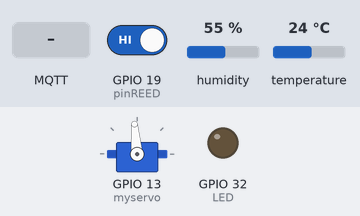
The program below on a simulated ESP32. Parts: servo, output pins drawn as LEDs (lit = HIGH). The inputs (shaded band) are chosen by the test bench; at power-on: GPIO 19 (pinREED) HIGH, humidity 55 %, temperature 24 °C. WiFi joins after 1.5 s; servers stay silent unless stated; no MQTT or app messages arrive unless stated; what the program prints to the serial monitor is not drawn.

Above: at 2.7 s.
2.8 s: MQTT message "1" arrives on the third subscribed topic
At 3.3 s:
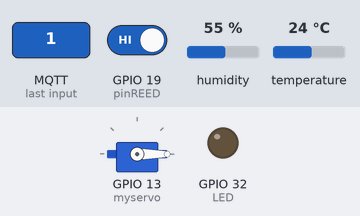
4.4 s: MQTT message "0" arrives on the third subscribed topic
At 5.8 s:
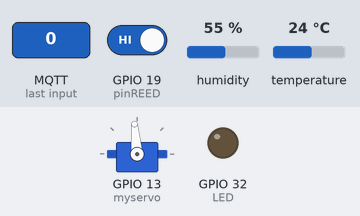
Timing chart, 0 to 7.4 s (numbered marks = the images above; inputs shaded):
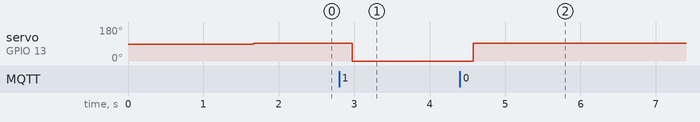

The program:

main.cpp
```cpp
//  Librairies
#include <Arduino.h>
#include <ArduinoJson.h>
#include <WiFi.h>
#include <PubSubClient.h>
#include <DHT.h>
#include <DHT_U.h>
#include <ESP32Servo.h>

//  Définition des variables
#define DHTPin 4
#define DHTTYPE DHT22 //  Type de capteur
#define BP 12
#define LED 32

//  Définition des variables en int
int pinREED = 19;
int lastCheck = 0;
int lastEtatPorte = 0;
int lastEtatForce = 0;
int porteForce;
int etatReset;
int CodeRecu;

//  Définition des variables en float
float lastTemp;
float lastHum;
float newTemp;
float newHum;

//  Définition des variables en char
char json_DHT22[256];
char json_Reed[256];
char json_EtatPorte[256];

//  Permet de se connecter au point d'accès
const char* ssid = "Ordi de Gilles";  //  SSID du réseau Wi-Fi auquel nous devons nous connecter
const char* password = "12345678";  //  Mot de passe du réseau Wi-Fi

//  Connection au serveur MQTT
const char* mqtt_server = "192.168.137.1";  //  Adresse IP du server MQTT

//  Initialisations de l'espClient.
WiFiClient espClient; //  Création de "espClient" propre au client Wi-Fi
PubSubClient client(espClient);  // Création d'un système de messagerie MQTT du client

Servo myservo;  //  Création d'un objet servo pour contrôler le servo

//  Initialisation du capteur DHT.
DHT dht(DHTPin, DHTTYPE);
//  Variables auxiliaires des minuteurs
long now = millis();
long lastMeasure = 0;
String clientId = "Hello";

//  Cette fonction permet de connecter votre ESP32 à votre routeur.
void setup_wifi() {
  delay(10);  //Délai de 10ms
  //  Nous commençons par nous connecter à notre réseau WiFi
  Serial.println();
  Serial.print("Connecting to ");
  Serial.println(ssid);
  WiFi.begin(ssid, password);
  while (WiFi.status() != WL_CONNECTED) {
    delay(500);
    Serial.print(".");
  }
  Serial.println("");
  Serial.print("WiFi connected - ESP IP address: ");
  Serial.println(WiFi.localIP());
}

/*Cette fonction est exécutée lorsqu'un appareil envoie
 *un message à un sujet auquel notre ESP32 est abonné.
 *Nous modifions la fonction ci-dessous pour ajouter une logique de programme,
 *de sorte que lorsque le dispositif envoie un message à un sujet auquel votre ESP32 est abonné.
*/

//  Fonction de Callback quand un message MQTT arrive sur un topic (subscribe).
void callback(String topic, byte* message, unsigned int length) {
  Serial.print("Message arrived on topic: ");
  Serial.print(topic);  // On affiche de quel topic il s'agit
  Serial.print(". Message: ");
  String messageTemp;

  for (int i = 0; i < length; i++) {  //  Nousn relions tous les caractères reçus sur le topic.
    Serial.print((char)message[i]);
    messageTemp += (char)message[i];  //Nous enregistrons tous les caractères que nous avons besoin (uniquement).
  }
  Serial.println();
  if(topic == "JSON_EtatCode"){ //  Nous vérifions si c'est le bon topic.
    CodeRecu = messageTemp.toInt(); //  Nous transformons un string en int.
  }
  if(topic == "JSON_resetInfractionOUT"){ //  Nous vérifions si c'est le bon topic.
    etatReset = messageTemp.toInt();  //  Nous transformons un string en int.
  }
  if (topic == "BpManuelPorte"){  //  Nous vérifions si c'est le bon topic.
    porteForce = messageTemp.toInt(); //  Nous transformons un string en int.
  }
}

/* Cette fonction reconnecte votre ESP32
* à votre courtier MQTT */
void reconnect() {
  // Boucle jusqu'à ce que nous soyons reconnectés
  while (!client.connected()) {
    Serial.print("Attempting MQTT connection...");
    //  Tentative de connexion

    if (client.connect(clientId.c_str(),"","095f3cdd2282")) {
      Serial.println("connected");  //  Nous nous abonnons à ce topic.
      client.subscribe("etatREED"); //  Nous nous abonnons à ce topic.
      client.subscribe("JSON_resetInfractionOUT");  //  Nous nous abonnons à ce topic.
      client.subscribe("JSON_EtatCode");  //  Nous nous abonnons à ce topic.
      client.subscribe("BpManuelPorte");  //  Nous nous abonnons à ce topic.
    } else {  // Si la connexion rate
      Serial.print("failed, rc=");  //  Nous affichons qu'il y a une erreur.
      Serial.print(client.state());  // Nous affichons le numéro de l'erreur.
      Serial.println(" try again in 5 seconds");   // Nous affichons que nous réessayons.
      //  Nous attendons 5 secondes avant de réessayer.
      delay(5000);
    }
  }
}

/* Cette fonction permet d'envoyer que quand nous avons un différence de 0,5°C, ce qui nous permet
d'envoyer de façon moins importante*/
int checkDHT22(){
  if((newHum < lastHum - 0.5 || newHum > lastHum + 0.5) || (newTemp < lastTemp - 0.5 || newTemp > lastTemp + 0.5)){
    lastHum = newHum;
    lastTemp = newTemp;
    return 1;
  }
  else{
    return 0;
  }
}

void setup() {
  //  Initialisation des broches utilisées
  pinMode(LED, OUTPUT);
  pinMode(BP, INPUT);

  myservo.attach(13);  // Nous attachons le servo sur la broche 13.

  dht.begin();  //  Module DHT22

  Serial.begin(115200); //Initialisation du moniteur série.
  setup_wifi();
  // Définis le serveur mqtt sur le port 1883 pour le client.
  client.setServer(mqtt_server, 1883);
  // Définis la fonction callback pour le client.
  client.setCallback(callback);
  lastHum = dht.readHumidity(); // Lis l'humidité en %.
  lastTemp = dht.readTemperature(); //Lis la température en Celsius.
}

void loop() {
  StaticJsonDocument<256> docDHT22; //  Création de nos documents JSON avec une capacité de 256 octets.
  StaticJsonDocument<256> docREED;  //  Création de nos documents JSON avec une capacité de 256 octets.
  StaticJsonDocument<256> docEtatPorte; //  Création de nos documents JSON avec une capacité de 256 octets.

  int etatReed = digitalRead(pinREED);  //Lecture du capteur Reed.

  if (!client.connected()) {  // Si le client pour le MQTT en WiFi n'est pas connecté
    reconnect();  //  Nous appellons la fonction qui demande une reconnexion
  }

  if(!client.loop())
    client.connect(clientId.c_str(),"","095f3cdd2282");
    now = millis();
    delay(100);

  /*  Nous regardons si le capteur Reed capte ou non et si c'est le cas
  alos nous envoyons sur le topic adéquat.*/
  if(etatReed == LOW && lastCheck == 0 && etatReset == 0){
    client.publish("etatREED","La porte est sécurisé"); //  Publication sur le topic "etatREED" avec comme message "La porte est sécurisé".
    docREED["etatReed"] = 1;
    serializeJson(docREED,json_Reed); //  Nous transformons nos données en format JSON.
    client.publish("JSON_REED", json_Reed);
    lastCheck = 1;
  }else if (etatReed == HIGH && CodeRecu == 0 && lastCheck == 1){
    etatReset = 1;
    client.publish("etatREED","!!! INFRACTION !!!");
    docREED["etatReed"] = 0;
    serializeJson(docREED,json_Reed); //  Nous transformons nos données en format JSON.
    client.publish("JSON_REED", json_Reed);
    lastCheck = 0 ;
  }

  if(porteForce == 1){  //  Bouton de foraçage de Blynk.
    if (lastEtatForce == 1){
      goto BYPASSporteforce;  //Si nous rentrons dans ce if alors nous le ByPassons.
    }
    myservo.write(0); //  Position du servo.
    docEtatPorte["etatPorte"] = "Porte ouverte";
    serializeJson(docEtatPorte, json_EtatPorte);
    client.publish("JSON_EtatPorte", json_EtatPorte);
    lastEtatForce = 1;
    lastEtatPorte = 0;
    CodeRecu = 0;
  }else{
    if((CodeRecu == 0 && lastEtatPorte == 0)){
      myservo.write(95);  //  Position du servo.
      docEtatPorte["etatPorte"] = "Porte fermée";
      serializeJson(docEtatPorte, json_EtatPorte);
      client.publish("JSON_EtatPorte", json_EtatPorte);
      lastEtatPorte = 1;
      lastEtatForce = 0;
    }
    else if ((CodeRecu == 1 && lastEtatPorte == 1)){
      myservo.write(0);
      docEtatPorte["etatPorte"] = "Porte ouverte";
      serializeJson(docEtatPorte, json_EtatPorte);
      client.publish("JSON_EtatPorte", json_EtatPorte);
      lastEtatPorte = 0;
      lastEtatForce = 0;
    }
  }
  BYPASSporteforce:

  //Publie les nouvelles température et humidité toutes les 3 secondes.
  if (now - lastMeasure > 3000) {
    lastMeasure = now;

  float h = dht.readHumidity(); //Lis l'humidité en %.
  float t = dht.readTemperature(); //Lis la température en Celsius.

  newHum = h;
  newTemp = t;

  //Vérifie si une lecture a échoué et quitte prématurément (pour réessayer).
  if (isnan(h) || isnan(t)) {
    Serial.println("Failed to read from DHT sensor!");
  return;
  }

  if (checkDHT22()){  //  Si la température est différente alors nous la transformons en format JSON.

    static char temperatureTemp[7];
    dtostrf(t, 6, 2, temperatureTemp); //La fonction dtostrf convertit les valeurs doubles et flottantes en une chaîne de caractères.

    static char humidityTemp[7];
    dtostrf(h, 6, 2, humidityTemp); //La fonction dtostrf convertit les valeurs doubles et flottantes en une chaîne de caractères.

    docDHT22["temperature"] = temperatureTemp;  //  Insérons les valeurs de temperatureTemp dans le document.
    docDHT22["humidite"] = humidityTemp;  //  Insérons les valeurs de humidityTemp dans le document.

    // Génére le JSON minifié et l'envoie au port série.
    serializeJson(docDHT22, json_DHT22);
    client.publish("JSON_DHT22",json_DHT22);
    }
  }
}
```

Measured:
- after the input at 2.8 s, servo on GPIO 13 (myservo): 95° → 0° after 0.17 s
- after the input at 4.4 s, servo on GPIO 13 (myservo): 0° → 95° after 0.18 s
